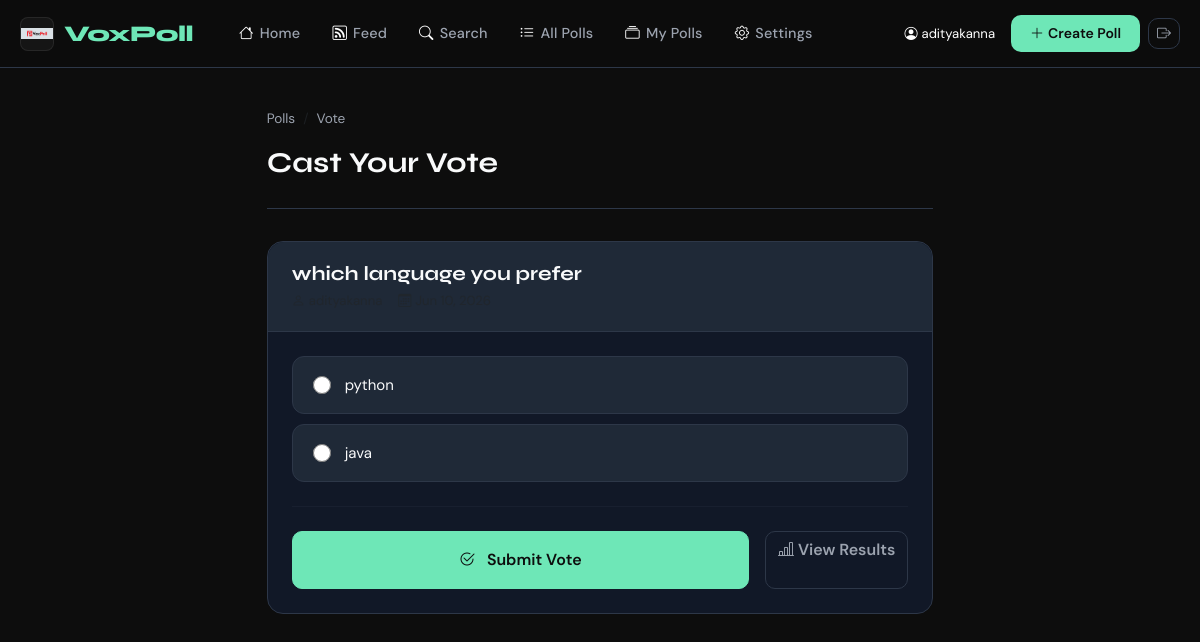
The page /vote/3/ (signed in) on the database its author committed.
### polls/models.py (models this page shows, shortened)
class Poll(models.Model):
    question = models.CharField(max_length=500)
    description = models.TextField(blank=True, null=True)
    created_by = models.ForeignKey(User, on_delete=models.CASCADE, related_name='polls', null=True, blank=True)
    created_by_organization = models.ForeignKey('organizations.Organization', on_delete=models.CASCADE, related_name='polls', null=True, blank=True)
    created_at = models.DateTimeField(auto_now_add=True)
    updated_at = models.DateTimeField(auto_now=True)
    expires_at = models.DateTimeField(null=True, blank=True)
    is_closed = models.BooleanField(default=False)
    class Meta:
        ordering = ['-created_at']

class PollOption(models.Model):
    poll = models.ForeignKey(Poll, on_delete=models.CASCADE, related_name='options')
    option_text = models.CharField(max_length=300)

### polls/views.py (the view, shortened to what this page needs)
# urls.py: path('vote/<int:poll_id>/', views.vote_view, name='vote'),
@login_required
def vote_view(request, poll_id):
    poll = get_object_or_404(Poll, id=poll_id)
    user_vote = None
    try:
        user_vote = Vote.objects.get(user=request.user, poll=poll)
    except Vote.DoesNotExist:
        pass
    return render(request, 'polls/vote.html', {
        'poll': poll,
        'user_vote': user_vote,
    })

### accounts/privacy.py (called while the page is built)
    def __call__(self, request):
        request.can_view_profile = self.can_view_profile
        request.can_view_followers = self.can_view_followers
        request.can_view_following = self.can_view_following
        request.can_view_voting_activity = self.can_view_voting_activity
        response = self.get_response(request)
        return response

### templates/polls/vote.html (shortened to what this page needs)
{% extends 'base.html' %}
{% block content %}
<div class="row justify-content-center">
    <div class="col-lg-7">
        <div class="page-header">
            <nav aria-label="breadcrumb">
                <ol class="breadcrumb" style="font-size:.85rem">
                    <li class="breadcrumb-item"><a href="{% url 'poll_list' %}" class="text-decoration-none" style="color:var(--text-muted)">Polls</a></li>
                    <li class="breadcrumb-item active" style="color:var(--text-muted)">Vote</li>
                </ol>
            </nav>
            <h1 class="page-title">Cast Your Vote</h1>
        </div>
        <div class="card">
            <div class="card-header">
                <div class="d-flex justify-content-between align-items-start">
                    <div>
                        <h5 class="mb-1" style="font-family:'Syne',sans-serif">{{ poll.question }}</h5>
                        <div class="text-muted small d-flex gap-3">
                            <span><i class="bi bi-person me-1"></i>{{ poll.created_by.username }}</span>
                            <span><i class="bi bi-calendar3 me-1"></i>{{ poll.created_at|date:"M d, Y" }}</span>
                        </div>
                    </div>
                </div>
            </div>
            <div class="card-body p-4">
                <form method="POST" id="voteForm">
                    <div id="optionsContainer">
                        {% for option in poll.options.all %}
                        <label class="vote-option {% if user_vote and user_vote.option.id == option.id %}selected{% endif %}"
                               for="option_{{ option.id }}">
                            <input type="radio" name="option" id="option_{{ option.id }}"
                                   value="{{ option.id }}"
                                   onchange="selectOption(this)">
                            <span class="flex-grow-1">{{ option.option_text }}</span>
                        </label>
                        {% endfor %}
                    </div>
                    <hr style="border-color:var(--border); margin: 24px 0">
                    <div class="d-flex gap-3">
                        <button type="submit" class="btn btn-primary flex-grow-1 py-3" id="voteBtn">
                            <i class="bi bi-check2-circle me-2"></i>
                            {% if user_vote %}Change Vote{% else %}Submit Vote{% endif %}
                        </button>
                        <a href="{% url 'results' poll.id %}" class="btn btn-outline-secondary">
                            <i class="bi bi-bar-chart-line me-1"></i>View Results
                        </a>
                    </div>
                </form>
            </div>
        </div>
    </div>
</div>
{% endblock %}

### templates/base.html (shortened to what this page needs)
{% load static %}
<!DOCTYPE html>
<html lang="en">
<head>
    <link href="https://cdnjs.cloudflare.com/ajax/libs/bootstrap/5.3.2/css/bootstrap.min.css" rel="stylesheet">
    <link href="https://cdnjs.cloudflare.com/ajax/libs/bootstrap-icons/1.11.3/font/bootstrap-icons.min.css" rel="stylesheet">
</head>
<body>
<nav class="navbar navbar-expand-lg">
    <div class="container">
        <a class="navbar-brand" href="{% url 'home' %}">
            <img src="{% static 'images/Screenshot 2026-06-10 033505.png' %}" alt="VoxPoll logo" class="site-logo">
            <span>Vox<span>Poll</span></span>
        </a>
        <div class="collapse navbar-collapse" id="navMenu">
            {% if user.is_authenticated %}
            <ul class="navbar-nav me-auto ms-3 gap-1">
                <li class="nav-item">
                    <a class="nav-link {% if request.resolver_match.url_name == 'dashboard' %}active{% endif %}" href="{% url 'dashboard' %}">
                        <i class="bi bi-house"></i>Home
                    </a>
                </li>
                <li class="nav-item">
                    <a class="nav-link {% if request.resolver_match.url_name == 'feed' %}active{% endif %}" href="{% url 'feed' %}">
                        <i class="bi bi-rss"></i>Feed
                    </a>
                </li>
                <li class="nav-item">
                    <a class="nav-link {% if request.resolver_match.url_name == 'search' %}active{% endif %}" href="{% url 'search' %}">
                        <i class="bi bi-search"></i>Search
                    </a>
                </li>
                <li class="nav-item">
                    <a class="nav-link {% if request.resolver_match.url_name == 'poll_list' %}active{% endif %}" href="{% url 'poll_list' %}">
                        <i class="bi bi-list-ul"></i>All Polls
                    </a>
                </li>
                <li class="nav-item">
                    <a class="nav-link {% if request.resolver_match.url_name == 'my_polls' %}active{% endif %}" href="{% url 'my_polls' %}">
                        <i class="bi bi-collection"></i>My Polls
                    </a>
                </li>
                <li class="nav-item">
                    <a class="nav-link {% if request.resolver_match.url_name == 'settings' %}active{% endif %}" href="{% url 'settings' %}">
                        <i class="bi bi-gear"></i>Settings
                    </a>
                </li>
            </ul>
            {% endif %}
            <div class="d-flex align-items-center gap-2">
                {% if user.is_authenticated %}
                <span class="text-muted small me-2" style="color: white !important;">
                    <i class="bi bi-person-circle me-1" style="color: white;"></i>{{ user.username }}
                </span>
                <a href="{% url 'create_poll' %}" class="btn btn-nav-cta btn-sm">
                    <i class="bi bi-plus-lg me-1"></i>Create Poll
                </a>
                <a href="{% url 'logout' %}" class="btn btn-outline-secondary btn-sm">
                    <i class="bi bi-box-arrow-right"></i>
                </a>
                {% endif %}
            </div>
        </div>
    </div>
</nav>
<div class="{% if user.is_authenticated %}main-content{% else %}main-content{% endif %}">
    <div class="container">
        {% block content %}{% endblock %}
    </div>
</div>
</body>
</html>

### templates/base.html (style rules this page uses)
:root { --brand: #0D0D0D; --accent: #6EE7B7; --accent2: #38BDF8; --surface: #111827; --surface2: #1F2937; --surface3: #374151; --border: #2D3748; --text: #F9FAFB; --text-muted: #9CA3AF; --danger: #F87171; --warning: #FBBF24; --success: #6EE7B7; --card-radius: 16px; --nav-h: 68px; }
* { box-sizing: border-box; }
html { scroll-behavior: smooth; }
body { background: var(--brand); color: var(--text); font-family: 'DM Sans', sans-serif; font-size: 15px; line-height: 1.6; min-height: 100vh; overflow-x: hidden; }
img, picture, video, iframe, svg { max-width: 100%; height: auto; }
.container { width: 100%; max-width: 1400px; margin: 0 auto; padding: 0 20px; }
.card, .poll-card, .stat-card, .auth-form-container, .auth-sidebar-content { min-width: 0; word-wrap: break-word; }
h1, h2, h3, h4, h5, h6, .display-font { font-family: 'Syne', sans-serif; font-weight: 700; }
.navbar { background: rgba(13,13,13,0.95); backdrop-filter: blur(20px); border-bottom: 1px solid var(--border); height: var(--nav-h); position: sticky; top: 0; z-index: 1000; }
.navbar-brand { font-family: 'Syne', sans-serif; font-weight: 800; font-size: 1.4rem; color: var(--text) !important; letter-spacing: -0.5px; display: inline-flex; align-items: center; gap: 10px; }
.navbar-brand img.site-logo { width: 34px; height: 34px; object-fit: contain; border-radius: 8px; border: 1px solid rgba(255,255,255,0.08); background: rgba(255,255,255,0.04); }
.navbar-brand span { color: var(--accent); }
.nav-link { color: var(--text-muted) !important; font-weight: 500; font-size: 0.9rem; padding: 6px 14px !important; border-radius: 8px; transition: all 0.2s; letter-spacing: 0.2px; }
.nav-link i { margin-right: 6px; color: white; }
.text-muted.small.me-2 { color: white; }
.btn-nav-cta { background: var(--accent); color: #0D0D0D !important; font-weight: 700; border-radius: 8px; padding: 7px 18px !important; font-size: 0.875rem; transition: all 0.2s; }
.main-content { padding: 40px 0 80px; min-height: calc(100vh - var(--nav-h)); }
.card { background: var(--surface); border: 1px solid var(--border); border-radius: var(--card-radius); color: var(--text); }
.card-header { background: var(--surface2); border-bottom: 1px solid var(--border); border-radius: var(--card-radius) var(--card-radius) 0 0 !important; padding: 20px 24px; }
.btn { font-family: 'DM Sans', sans-serif; font-weight: 600; border-radius: 10px; transition: all 0.2s; }
.btn-primary { background: var(--accent); border-color: var(--accent); color: #0D0D0D; }
.btn-outline-secondary { border-color: var(--border); color: var(--text-muted); }
.vote-option { background: var(--surface2); border: 1px solid var(--border); border-radius: 12px; padding: 16px 20px; cursor: pointer; transition: all 0.2s; display: flex; align-items: center; gap: 14px; margin-bottom: 10px; }
.vote-option input[type="radio"] { width: 18px; height: 18px; accent-color: var(--accent); }
.page-header { margin-bottom: 32px; padding-bottom: 24px; border-bottom: 1px solid var(--border); }
.page-title { font-size: 1.8rem; margin-bottom: 4px; }

### rows shown on the page
Poll: question "which language you prefer"
PollOption: option_text "python"
PollOption: option_text "java"

### other values the page prints
{{ user.username }} "adityakanna"
